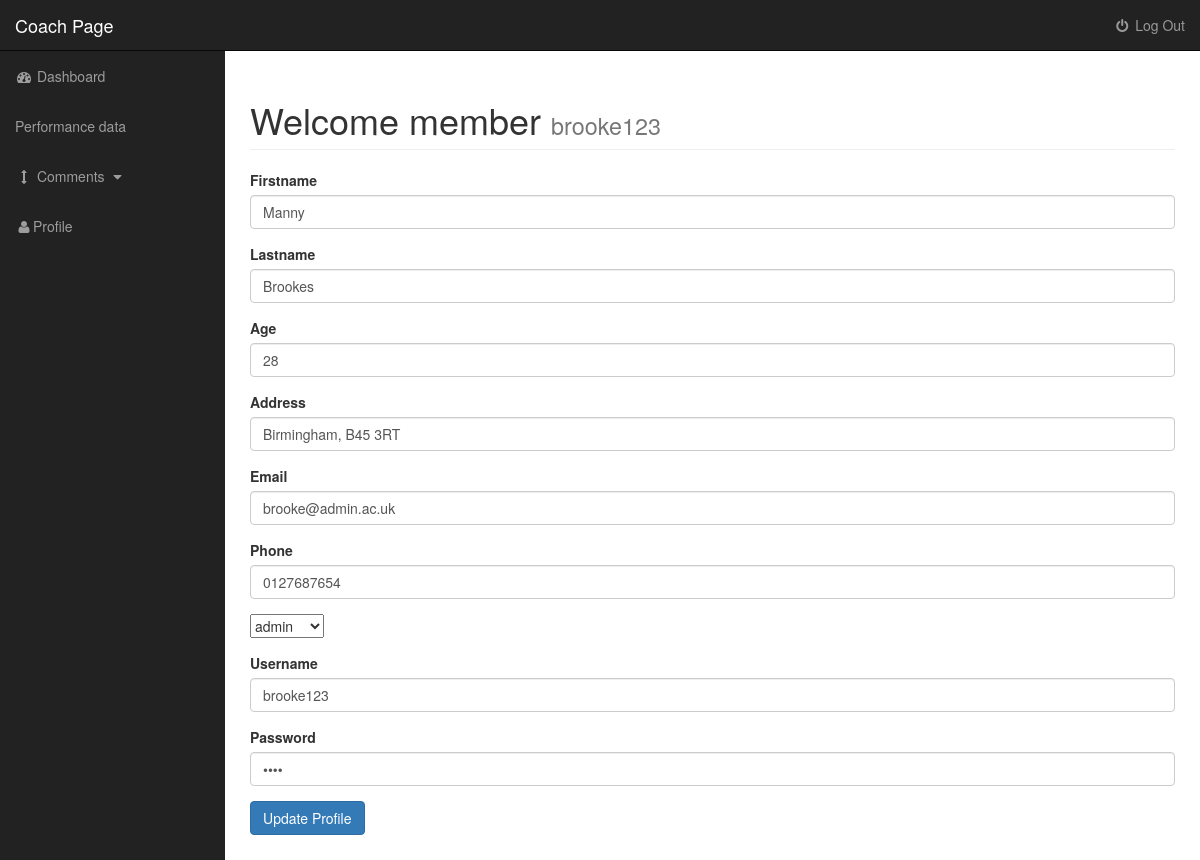
Page /memberss/profile.php (signed in) on the committed database.
### tables this page shows
CREATE TABLE `users` (
  `user_id` int(3) NOT NULL,
  `username` varchar(255) NOT NULL,
  `user_password` varchar(255) NOT NULL,
  `user_firstname` varchar(255) NOT NULL,
  `user_lastname` varchar(255) NOT NULL,
  `user_age` int(11) NOT NULL,
  `user_address` text NOT NULL,
  `user_email` varchar(255) NOT NULL,
  `user_telephone` varchar(255) NOT NULL,
  `Date` date NOT NULL,
  `user_role` varchar(255) NOT NULL,
  `randSalt` varchar(255) NOT NULL DEFAULT '$2y$10$iusesomecrazystrings22'
);

### memberss/profile.php (the view, shortened to what this page needs)
<?php include "includes/coach_header.php"; ?>
<?php
if(isset($_SESSION['username'])){
  $username = $_SESSION['username'];
  $query = "SELECT * FROM users WHERE username = '{$username}' ";
  $select_user_profile_query = mysqli_query($connection,$query);
  while($row = mysqli_fetch_array($select_user_profile_query)){
       $username = $row['username'];
       $user_password = $row['user_password'];
       $user_firstname = $row['user_firstname'];
       $user_lastname= $row['user_lastname'];
       $user_age = $row['user_age'];
       $user_address = $row['user_address'];
       $user_email = $row['user_email'];
       $user_telephone = $row['user_telephone'];
       $user_role = $row['user_role'];
  }
}
?>
<div id="wrapper">
    <?php include "includes/coach_navigation.php"; ?>
        <div id="page-wrapper">
                <div class="container-fluid">
                <div class="row">
                    <div class="col-lg-12">
                        <h1 class="page-header">Welcome member <small> <?php echo $_SESSION['username']; ?> </small> </h1>
 <form action="" method="post" enctype="multipart/form-data">
    <div class="form-group">
        <label for="title">Firstname</label>
        <input type="text" value="<?php echo $user_firstname; ?>" class="form-control" name="user_firstname">
    </div>
    <div class="form-group">
        <label for="title">Lastname</label>
        <input type="text" value="<?php echo $user_lastname; ?>" class="form-control" name="user_lastname">
    </div>
    <div class="form-group">
        <label for="title">Age</label>
        <input type="text" value="<?php echo $user_age; ?>" class="form-control" name="user_age">
    </div>
    <div class="form-group">
        <label for="title">Address</label>
        <input type="text" value="<?php echo $user_address; ?>" class="form-control" name="user_address">
    </div>
    <div class="form-group">
        <label for="title">Email</label>
        <input type="email" value="<?php echo $user_email; ?>" class="form-control" name="user_email">
    </div>
    <div class="form-group">
        <label for="title">Phone</label>
        <input type="phone" value="<?php echo $user_telephone; ?>" class="form-control" name="user_telephone">
    </div>
    <div class="form-group">
        <select name="user_role" id="">
          <option value="coach"><?php echo $user_role; ?></option>
        </select>
    </div>
    <div class="form-group">
        <label for="title">Username</label>
        <input type="text" value="<?php echo $username; ?>" class="form-control" name="username">
    </div>
    <div class="form-group">
        <label for="title">Password</label>
        <input type="password" value="<?php echo $user_password; ?>" class="form-control" name="user_password">
    </div>
    <div class="form-group">
        <input class="btn btn-primary" type="submit" name="edit_user" value="Update Profile">
    </div>
</form>
                    </div>
                </div>
            </div>
        </div>
   <?php include "includes/coach_footer.php"; ?>

### memberss/css/sb-admin.css (style rules this page uses)
body { margin-top: 100px; background-color: #222; }
@media (min-width:768px) { body { margin-top: 50px; } }
#wrapper { padding-left: 0; }
#page-wrapper { width: 100%; padding: 0; background-color: #fff; }
@media (min-width:768px) { #wrapper { padding-left: 225px; } }
@media (min-width:768px) { #page-wrapper { padding: 10px; } }

### rows in the picture
users: user_firstname "Manny", user_lastname "Brookes", user_age "28", user_address "Birmingham, B45 3RT", user_email "brooke@admin.ac.uk", user_telephone "0127687654", user_role "admin", username "brooke123"

### other values in the picture
$_SESSION['username'] "brooke123"
